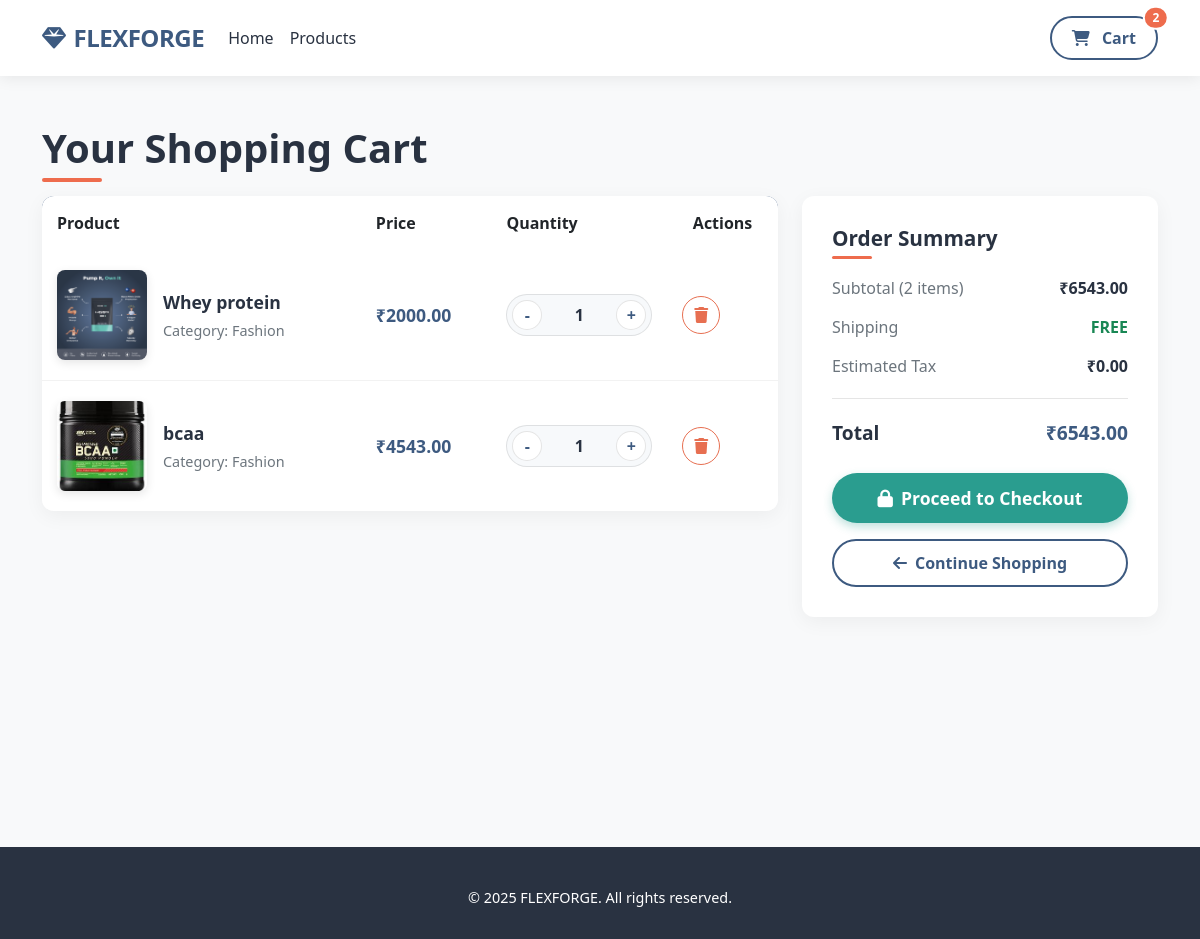
The app's page /cart/ (signed in) with its own data.
### app/models.py (models this page shows, shortened)
class Cart(models.Model):
    product = models.ForeignKey(Product, on_delete=models.CASCADE)
    quantity = models.PositiveIntegerField(default=1)
    user = models.ForeignKey(User, on_delete=models.CASCADE)
    price = models.DecimalField(max_digits=10, decimal_places=2, default=0.0)

class Product(models.Model):
    title = models.CharField(max_length=255)
    description = models.TextField()
    price = models.DecimalField(max_digits=10, decimal_places=2)
    image1 = models.ImageField(upload_to='path/to/upload/', null=True, blank=True)
    image2 = models.ImageField(upload_to='path/to/upload/', null=True, blank=True)
    image3 = models.ImageField(upload_to='path/to/upload/', null=True, blank=True)
    image4 = models.ImageField(upload_to='path/to/upload/', null=True, blank=True)
    image5 = models.ImageField(upload_to='path/to/upload/', null=True, blank=True)
    category = models.ForeignKey(Category, on_delete=models.SET_NULL, null=True, blank=True)
    rating = models.FloatField(default=0.0)
    reviews = models.IntegerField(default=0)
    original_price = models.DecimalField(max_digits=10, decimal_places=2, default=0.0)
    discount = models.IntegerField(default=0)  # Percentage discount
    delivery_date = models.DateField(default=timezone.now)  # <-- Add default value here
    rating=models.FloatField(default=0)
    vector_data=models.TextField(null=True)

### app/views.py (the view)
# urls.py: path('cart/', views.Cart_view, name='cart'),
def Cart_view(request):
    cart_items = Cart.objects.filter(user=request.user)
    total_price = sum(item.product.price * item.quantity for item in cart_items)
    cart_item_count = cart_items.count()
    return render(request, 'user/cart.html', {'cart_items': cart_items, 'total_price': total_price, 'cart_item_count': cart_item_count})

### templates/user/cart.html (shortened to what this page needs)
{% load static %}
<!DOCTYPE html>
<html lang="en">
<head>
    <link href="https://cdn.jsdelivr.net/npm/bootstrap@5.3.0/dist/css/bootstrap.min.css" rel="stylesheet">
    <link rel="stylesheet" href="https://cdnjs.cloudflare.com/ajax/libs/font-awesome/6.4.0/css/all.min.css">
</head>
<body>
    <nav class="navbar navbar-expand-lg navbar-light sticky-top">
        <div class="container">
            <a class="navbar-brand" href="{% url 'home' %}">
                <i class="fas fa-gem me-2"></i>FLEXFORGE
            </a>
            <div class="collapse navbar-collapse" id="navbarNav">
                <ul class="navbar-nav me-auto">
                    <li class="nav-item">
                        <a class="nav-link" href="{% url 'home' %}">Home</a>
                    </li>
                    <li class="nav-item">
                        <a class="nav-link" href="{% url 'product_buy' %}">Products</a>
                    </li>
                </ul>
                <div class="d-flex">
                    <a href="{% url 'cart' %}" class="btn btn-cart position-relative">
                        <i class="fas fa-shopping-cart me-2"></i> Cart
                        <span class="position-absolute top-0 start-100 translate-middle badge rounded-pill cart-badge">
                            {{ cart_item_count }}
                        </span>
                    </a>
                </div>
            </div>
        </div>
    </nav>
    <div class="container my-5">
        <h1 class="page-title">Your Shopping Cart</h1>
        {% if cart_items %}
        <div class="row">
            <div class="col-lg-8">
                <div class="cart-table">
                    <table class="table mb-0">
                        <thead>
                            <tr>
                                <th scope="col">Product</th>
                                <th scope="col">Price</th>
                                <th scope="col">Quantity</th>
                                <th scope="col" class="text-center">Actions</th>
                            </tr>
                        </thead>
                        <tbody>
                            {% for i in cart_items %}
                            <tr>
                                <td>
                                    <div class="d-flex align-items-center">
                                        <img src="{{ i.product.image1.url }}" alt="{{ i.product.title }}" class="cart-item-image me-3">
                                        <div>
                                            <div class="product-title">{{ i.product.title }}</div>
                                            <div class="product-category">Category: Fashion</div>
                                        </div>
                                    </div>
                                </td>
                                <td>
                                    <span class="price">₹{{ i.product.price }}</span>
                                </td>
                                <td>
                                    <form action="{% url 'update_quantity' i.id %}" method="POST" class="quantity-control">
                                        <button type="submit" name="action" value="decrease" class="btn quantity-btn">-</button>
                                        <input type="text" value="{{ i.quantity }}" class="quantity-input" readonly>
                                        <button type="submit" name="action" value="increase" class="btn quantity-btn">+</button>
                                    </form>
                                </td>
                                <td class="text-center">
                                    <a href="{% url 'remove_from_cart' i.id %}" class="btn btn-remove">
                                        <i class="fas fa-trash"></i>
                                    </a>
                                </td>
                            </tr>
                            {% endfor %}
                        </tbody>
                    </table>
                </div>
            </div>
            <div class="col-lg-4">
                <div class="cart-summary">
                    <h4 class="summary-title">Order Summary</h4>
                    <div class="summary-item">
                        <span class="summary-label">Subtotal ({{ cart_items|length }} items)</span>
                        <span class="summary-value">₹{{ total_price }}</span>
                    </div>
                    <div class="summary-item">
                        <span class="summary-label">Shipping</span>
                        <span class="summary-value text-success">FREE</span>
                    </div>
                    <div class="summary-item">
                        <span class="summary-label">Estimated Tax</span>
                        <span class="summary-value">₹0.00</span>
                    </div>
                    <div class="summary-divider"></div>
                    <div class="summary-total">
                        <span class="total-label">Total</span>
                        <span class="total-value">₹{{ total_price }}</span>
                    </div>
                    <a href="{% url 'checkout' %}" class="btn btn-checkout w-100">
                        <i class="fas fa-lock me-2"></i>Proceed to Checkout
                    </a>
                    <a href="{% url 'product_buy' %}" class="btn btn-continue w-100 mt-3">
                        <i class="fas fa-arrow-left me-2"></i>Continue Shopping
                    </a>
                </div>
            </div>
        </div>
        {% endif %}
    </div>
    <footer>
        <div class="container">
            <div class="row">
                <div class="col-12 text-center">
                    <p class="text-white footer-text mb-0">&copy; 2025 FLEXFORGE. All rights reserved.</p>
                </div>
            </div>
        </div>
    </footer>
</body>
</html>

### templates/user/cart.html (style rules this page uses)
:root { --primary: #3d5a80; --secondary: #98c1d9; --accent: #ee6c4d; --light: #f7f9fb; --dark: #293241; --success: #2a9d8f; --warning: #e9c46a; --danger: #e76f51; }
body { background-color: #f8f9fa; font-family: 'Segoe UI', Tahoma, Geneva, Verdana, sans-serif; color: var(--dark); }
.navbar { background-color: white !important; box-shadow: 0 2px 15px rgba(0, 0, 0, 0.08); padding: 15px 0; }
.navbar-brand { font-weight: 700; color: var(--primary); font-size: 1.5rem; letter-spacing: -0.5px; }
.nav-link { font-weight: 500; color: var(--dark); transition: all 0.3s ease; }
.btn-cart { background-color: white; color: var(--primary); border: 2px solid var(--primary); border-radius: 50px; font-weight: 600; padding: 8px 20px; transition: all 0.3s ease; }
.cart-badge { background-color: var(--accent); border: 2px solid white; font-weight: 600; }
.page-title { font-weight: 800; color: var(--dark); font-size: 2.5rem; margin-bottom: 1.5rem; position: relative; display: inline-block; }
.page-title::after { content: ''; position: absolute; bottom: -10px; left: 0; width: 60px; height: 4px; background-color: var(--accent); border-radius: 2px; }
.cart-table { background-color: white; border-radius: 12px; box-shadow: 0 5px 20px rgba(0, 0, 0, 0.05); overflow: hidden; }
.cart-table thead { background-color: var(--primary); color: white; }
.cart-table th { font-weight: 600; padding: 15px; border: none; font-size: 1rem; }
.cart-table td { padding: 20px 15px; vertical-align: middle; border-bottom: 1px solid rgba(0, 0, 0, 0.05); }
.cart-table tbody tr:last-child td { border-bottom: none; }
.cart-table tbody tr { transition: all 0.3s ease; }
.cart-item-image { width: 90px; height: 90px; object-fit: cover; border-radius: 8px; box-shadow: 0 3px 10px rgba(0, 0, 0, 0.1); transition: all 0.3s ease; }
.product-title { font-weight: 600; font-size: 1.1rem; margin-bottom: 5px; color: var(--dark); }
.product-category { color: #6c757d; font-size: 0.9rem; }
.price { font-weight: 700; color: var(--primary); font-size: 1.1rem; }
.quantity-control { display: flex; align-items: center; background-color: var(--light); border-radius: 50px; padding: 5px; width: auto; justify-content: space-between; border: 1px solid rgba(0, 0, 0, 0.1); }
.quantity-btn { width: 30px; height: 30px; display: flex; align-items: center; justify-content: center; border-radius: 50%; background-color: white; color: var(--primary); border: 1px solid rgba(0, 0, 0, 0.1); font-weight: bold; transition: all 0.2s ease; }
.quantity-input { width: 40px; border: none; background: transparent; text-align: center; font-weight: 600; color: var(--dark); }
.btn-remove { width: 38px; height: 38px; border-radius: 50%; background-color: white; color: var(--danger); border: 1px solid var(--danger); display: flex; align-items: center; justify-content: center; transition: all 0.3s; }
.cart-summary { background-color: white; padding: 30px; border-radius: 12px; box-shadow: 0 5px 20px rgba(0, 0, 0, 0.05); }
.summary-title { font-weight: 700; font-size: 1.3rem; margin-bottom: 25px; color: var(--dark); position: relative; display: inline-block; }
.summary-title::after { content: ''; position: absolute; bottom: -8px; left: 0; width: 40px; height: 3px; background-color: var(--accent); border-radius: 2px; }
.summary-item { display: flex; justify-content: space-between; margin-bottom: 15px; font-size: 1rem; }
.summary-label { color: #6c757d; }
.summary-value { font-weight: 600; }
.summary-divider { height: 1px; background-color: rgba(0, 0, 0, 0.1); margin: 20px 0; }
.summary-total { display: flex; justify-content: space-between; margin-bottom: 25px; font-size: 1.2rem; }
.total-label { font-weight: 700; color: var(--dark); }
.total-value { font-weight: 700; color: var(--primary); }
.btn-checkout { background-color: var(--success); color: white; border: none; border-radius: 50px; padding: 12px 25px; font-weight: 600; font-size: 1.1rem; transition: all 0.3s ease; box-shadow: 0 4px 10px rgba(42, 157, 143, 0.3); }
.btn-continue { background-color: transparent; color: var(--primary); border: 2px solid var(--primary); border-radius: 50px; padding: 10px 25px; font-weight: 600; transition: all 0.3s ease; }
footer { background-color: var(--dark); padding: 40px 0 30px; margin-top: 230px; }
.footer-text { font-weight: 500; font-size: 0.9rem; }

### records on screen
Cart: product.image1 (picture), product "Whey protein", product.price "2000.00", quantity "1"
Cart: product.image1 (picture), product "bcaa", product.price "4543.00", quantity "1"

### other values on screen
{{ cart_item_count }} "2"
{{ cart_items|length }} "2"
{{ total_price }} "6543.00"
